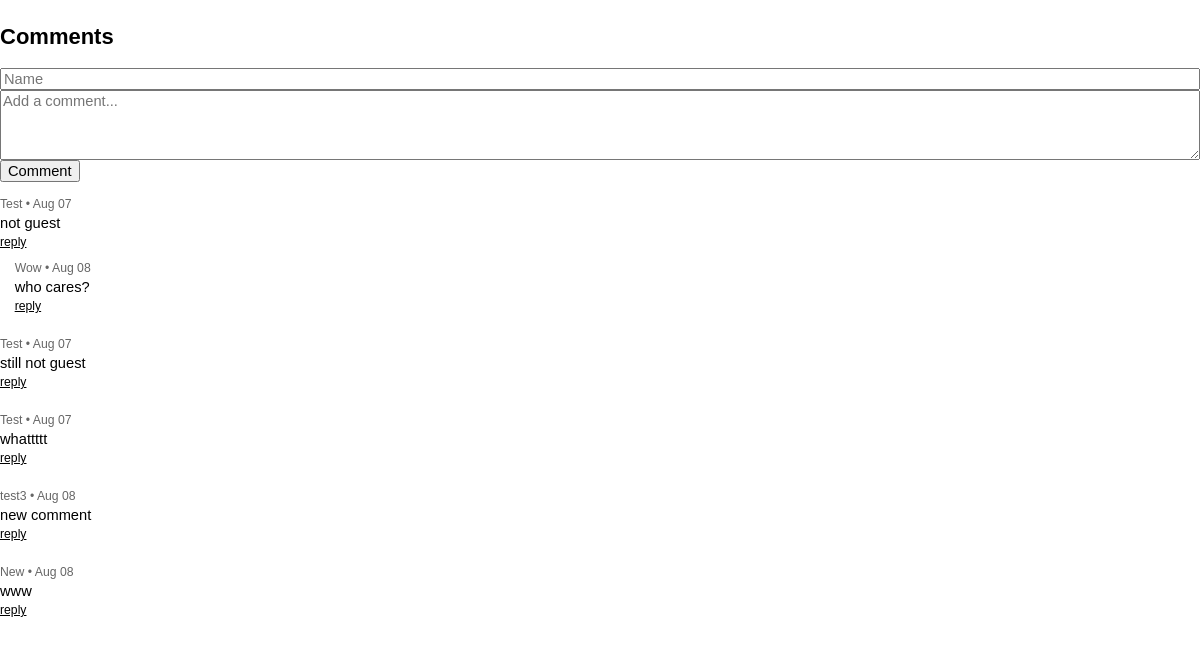
Screenshot of /Linkfeed/comments/by-date/test.com/2024-08-07/?id=1 with the database file from the repository.
### Linkfeed/models.py (models this page shows, shortened)
class Comment(models.Model):
    user = models.ForeignKey(User, on_delete=models.CASCADE, related_name="comments", null=True, blank=True)
    post = models.ForeignKey(Post, on_delete=models.CASCADE, related_name="comments")
    parent_comment = models.ForeignKey('self', on_delete=models.CASCADE, null=True, blank=True, related_name='replies')
    display_name = models.CharField(max_length=255)
    body = models.TextField()
    likes = models.IntegerField(default=0)
    timestamp = models.DateTimeField(auto_now_add=True)
    level = models.IntegerField(default=0)
    read = models.BooleanField(default=False)

### Linkfeed/views.py (the view)
# urls.py: path("comments/by-date/<str:username>/<str:date>/", views.comments_by_date, name="comments_by_date"),
@csrf_exempt
@xframe_options_exempt
def comments_by_date(request, username, date):
    post_obj = by_date(request, username, date)
    comments = Comment.objects.filter(post=post_obj, parent_comment=None)
    add_level(comments)
    return render(request, 'Linkfeed/comment.html', {'post': post_obj, 'comments': comments})

### Linkfeed/templatetags/custom_filters.py (called while the page is built)
@register.filter
def smart_date(value):
    now = timezone.now()
    diff = now - value
    if diff.days < 1:
        return naturaltime(value)
    elif value.year == now.year:
        return value.strftime("%b %d")
    else:
        return value.strftime("%b %d, %Y")

### Linkfeed/views.py (called while the page is built)
def by_date(request, username, date):
    user = get_object_or_404(User, username=username)
    try:
        id = int(request.GET.get('id')) - 1
        post_obj = Post.objects.filter(user=user, timestamp__date=date).order_by('timestamp')[id]
    except:
        post_obj = Post.objects.filter(user=user, timestamp__date=date).order_by('timestamp').last()
    if post_obj:
        return post_obj
    else:
        return HttpResponseNotFound("Post not found")

def add_level(comments, level=0):
    for comment in comments:
        comment.level = level
        add_level(comment.replies.all(), level + 1)

### Linkfeed/templates/Linkfeed/comment.html (shortened to what this page needs)
{% extends "Linkfeed/layouts_iframe.html" %}
{% block body %}
    <h2 class="mt-4">Comments</h2>
    <form method="post" action="{% url 'add_comment' post.id %}">
            {% if not request.user.is_authenticated %}
                <input name="display_name" placeholder="Name" required>
            {% endif %}
            <textarea name="body" rows="4" placeholder="Add a comment..."required></textarea>
            <button type="submit">
                Comment
            </button>
    </form>
    {% include 'Linkfeed/comments.html' with comments=comments %}
{% endblock %}

### Linkfeed/templates/Linkfeed/comments.html (shortened to what this page needs)
{% load custom_filters %}
{% for comment in comments %}
    <div class="mb-4" style="margin-left: {{ comment.level }}em;">
        <p class="small grey mb-0">
            {% if comment.user %}
            <a href="{% url 'profile' comment.user.username %}" target="_blank">
                {{ comment.display_name }}
            </a> •
            {% else %}
                {{ comment.display_name }} •
            {% endif %}
            {{ comment.timestamp|smart_date|capfirst }}
        </p>
        <p class="mb-0 mt-1 preserve">{{ comment.body }}</p>
        <p class="small mt-1 underline">
            <a href="#" onclick="unhideForm({{ comment.id }})">reply</a>
        </p>
        {% with replies=comment.replies.all %}
            {% if replies %}
                {% include "Linkfeed/comments.html" with comments=replies %}
            {% endif %}
        {% endwith %}
    </div>
{% endfor %}

### Linkfeed/static/Linkfeed/style.css (style rules this page uses)
body { font-family: Verdana, Geneva, Tahoma, sans-serif; max-width:40em; font-size: 11pt; margin: 0 auto; padding-right: .5em; padding-left: .5em; overflow-x: hidden; overflow-y: scroll; }
a { text-decoration: none; color: inherit; overflow-wrap:anywhere; }
button { font-family: inherit; font-size: inherit; }
.small { font-size: smaller; }
.grey { color: #666; }
input, textarea { width: 100%; font-family: inherit; font-size: inherit; }
.preserve { white-space: pre-wrap; }
.underline { text-decoration: underline; }

### Linkfeed/templates/Linkfeed/comment.html (style rules this page uses)
body { overflow-y: auto; max-width:none; margin: 0; padding: 0; }

### rows the page displays
Comment: display_name "Test", timestamp|smart_date "Aug 07", body "not guest"
Comment: display_name "Wow", timestamp|smart_date "Aug 08", body "who cares?"
Comment: display_name "Test", timestamp|smart_date "Aug 07", body "still not guest"
Comment: display_name "Test", timestamp|smart_date "Aug 07", body "whattttt"
Comment: display_name "test3", timestamp|smart_date "Aug 08", body "new comment"
Comment: display_name "New", timestamp|smart_date "Aug 08", body "www"
